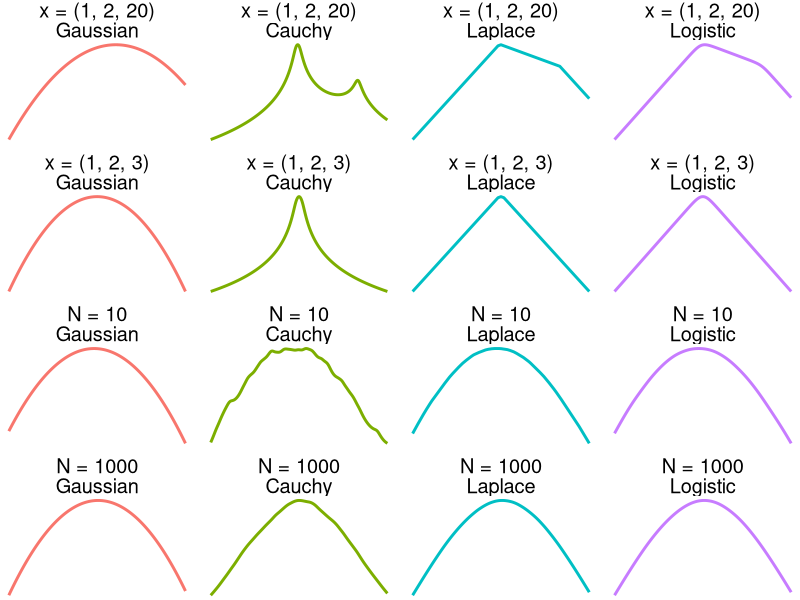

This figure's R source:

.libPaths("~/Rlib/")
library(ggplot2)
library(distributional)


y1 <- c(-1, 0, 20)
y2 <- c(-1, 0, 1)
y3 <- rnorm(50, mean = 0, sd = 15)
y4 <- rnorm(1000, mean = 0, sd = 15)


likelihood <- function (y, mu, likelihood_names = "Gaussian") {
  # Evaluate log likelihood based on provided name
  ll <- 0
  
  if (likelihood_names == "Gaussian") {
    ll <- sum(dnorm(y, mean = mu, log = TRUE))
  } else if (likelihood_names == "Cauchy") {
    ll <- sum(dcauchy(y, location = mu, log = TRUE))
  } else if (likelihood_names == "Laplace") {
    ll <- - 0.5 * sum(abs(mu - y))
  } else if (likelihood_names == "Logistic") {
    ll <- sum(dlogis(y, location = mu, log = TRUE))
  }
  
  ll
}

# NOTE: logistic is numerically unstable
likelihood_names <- c("Gaussian", "Cauchy", "Laplace", "Logistic")

mu_range <- seq(from = -30, 30, by = 0.01)
l_v <- array(NA, dim = c(length(mu_range), length(likelihood_names), 4))

for (j in 1:length(likelihood_names)) {
  for (i in 1:length(mu_range)) {
    l_v[i, j, 1] <- likelihood(y1, mu_range[i], likelihood_names = likelihood_names[j])
    l_v[i, j, 2] <- likelihood(y2, mu_range[i], likelihood_names = likelihood_names[j])
    l_v[i, j, 3] <- likelihood(y3, mu_range[i], likelihood_names = likelihood_names[j])
    l_v[i, j, 4] <- likelihood(y4, mu_range[i], likelihood_names = likelihood_names[j])
  }
}

name_v <- rep(rep(likelihood_names, each = length(mu_range)), 4)
mu_v <- rep(rep(mu_range, length(likelihood_names)), 4)
y_regime_names <- c("x = (1, 2, 20)", "x = (1, 2, 3)", "N = 10", "N = 1000")
y_regime <- rep(y_regime_names, each = length(likelihood_names) *
                  length(mu_range))

plot.data <- data.frame(likelihood = name_v, mu = mu_v, l = c(l_v), y_regime)

# Order fators to order plots
plot.data$likelihood <-
  factor(plot.data$likelihood, levels = likelihood_names)

plot.data$y_regime <-
  factor(plot.data$y_regime, levels = y_regime_names)



p <- ggplot(data = plot.data, aes(x = mu, y = l, color = likelihood)) +
  geom_line(linewidth = 1) + theme_bw() +
  facet_wrap(y_regime ~ likelihood, scales = "free", ncol = 4) +
  theme_void() +
  theme(legend.position = "none",
        text = element_text(size = 18))
p
